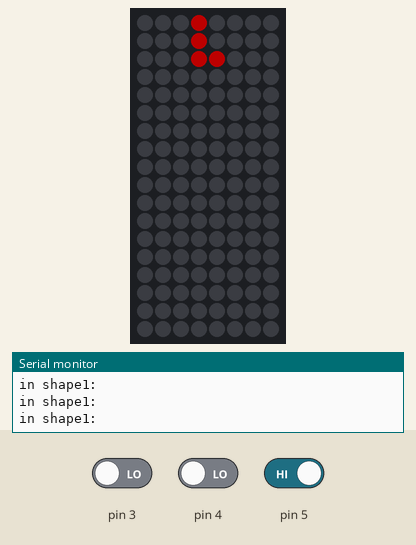
Bench run of a sketch on a simulated Arduino Uno, built with avr-gcc and run on an emulated ATmega328P. Parts: 8×18 RGB LED matrix (first LED top left, wired row by row), the last lines printed to the serial monitor. The inputs (shaded band) are chosen by the test bench; at power-on: pin 3 LOW, pin 5 HIGH, pin 4 LOW. Dim RGB values are drawn brighter than linear; random numbers use the default seed unless the sketch sets one.

Above: at 1.5 s.
1.6 s: pin 3 driven HIGH
At 2.47 s:
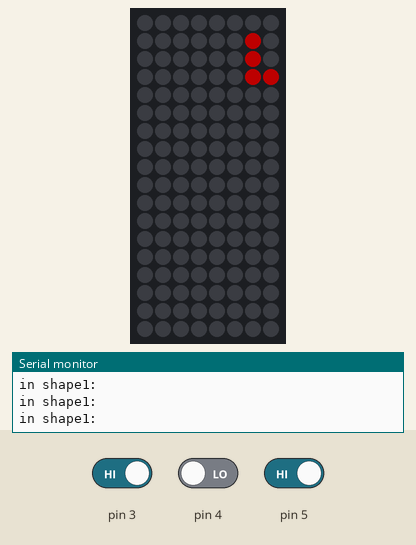
4.1 s: pin 5 driven LOW
At 6.2 s:
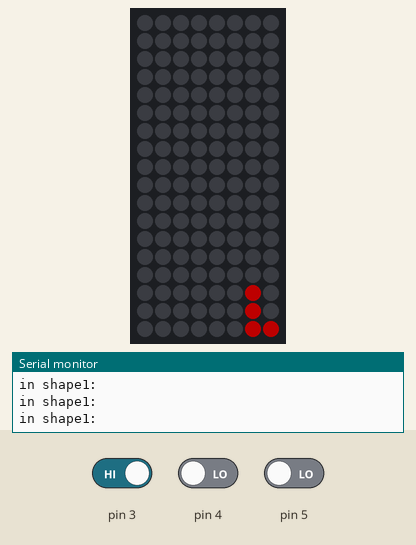
7.1 s: pin 4 driven HIGH
At 8.8 s:
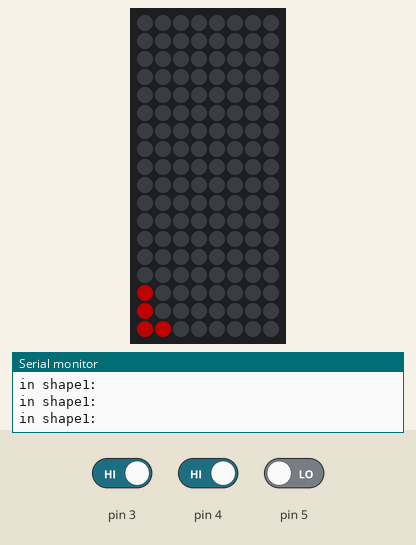
9.1 s: pin 5 driven HIGH
At 10.7 s:
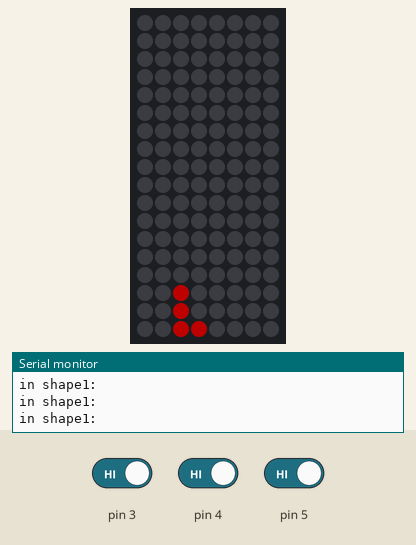
11.2 s: pin 4 driven LOW
At 12.07 s:
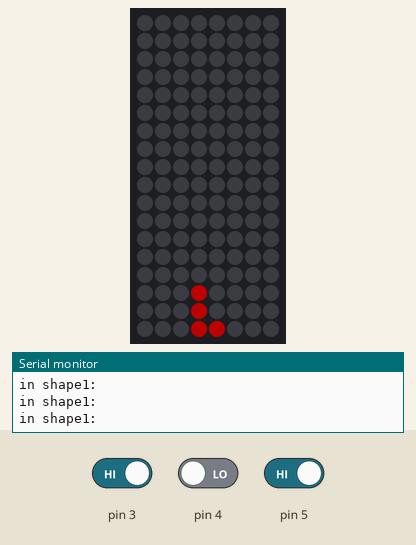
Timing chart, 0 to 14.2 s (numbered marks = the images above; inputs shaded):
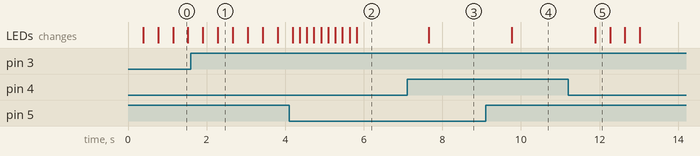

Measured:
- after the input at 7.1 s, the LEDs: change after 0.55 s (image 3)
- after the input at 9.1 s, the LEDs: change after 0.66 s (image 4)
- after the input at 11.2 s, the LEDs: change after 0.69 s (image 5)

The sketch:

Tet.ino
```cpp
#include <Adafruit_NeoPixel.h>
#include <Adafruit_GFX.h>
#include <Adafruit_NeoMatrix.h>

int rotate;
int down;
int downState;
int left;
int leftState;
int right;
int rightState;

Adafruit_NeoMatrix matrix = Adafruit_NeoMatrix(8, 18, 8,
  NEO_MATRIX_BOTTOM     + NEO_MATRIX_LEFT +
  NEO_MATRIX_COLUMNS + NEO_MATRIX_PROGRESSIVE,
  NEO_GRB            + NEO_KHZ800);

void setup() {
  Serial.begin(9600);

  matrix.begin();
  matrix.setBrightness(100);
  matrix.setTextColor( matrix.Color(255, 255, 255) );
  matrix.setTextWrap(false);

}

void loop() {
  down = digitalRead(3);
  left = digitalRead(4);
  right = digitalRead(5);

//  Serial.println(downState);

  if(down == 1){
    downState += 1;


    if(downState >=15){
      downState = 15;

//      generateShape();
      //nextShape();
      //generate a random random(0, 5) shape outside of loop() - in a function
      //set global state to whatever the new shape is
    }
  }

  if(left == 1){
    if(right == 0){
      leftState = 0;
    }

    delay(200);
    leftState += 1;
    rightState = 1;

    if(leftState >= 6){
      leftState = 6;
    }
  }

  if(right == 1){
    delay(200);
    rightState += 1;
    leftState = 0;

    if(rightState >=6){
      rightState = 6;
    }
  }

//  Serial.print(" right: ");
//  Serial.println(rightState);
//  delay(300);

  shape1(downState, rightState, leftState);
//  shape2();
}


void generateShape(){
  int randShape = random(0, 1) % 1;
  Serial.print("random: ");
  Serial.println(randShape);

  switch(randShape){
    case 0:
      shape1(downState, rightState, leftState);
      break;
    case 1:
      shape2();
      break;
  }

}


void shape1(int down, int right, int left){
  Serial.println("in shape1: ");
  clear();
  int downStep = down;
  int rightStep =  right;
  int leftStep = left;

  matrix.drawPixel(0 + (rightStep-leftStep), 0 + downStep, matrix.Color(225, 0, 0));
  matrix.drawPixel(0 + (rightStep-leftStep), 1 + downStep, matrix.Color(225, 0, 0));
  matrix.drawPixel(0 + (rightStep-leftStep), 2 + downStep, matrix.Color(225, 0, 0));
  matrix.drawPixel(1 + (rightStep-leftStep), 2 + downStep, matrix.Color(225, 0, 0));
  matrix.show();


//  int led2[2] = {0, 1 + downStep};
//  int led3[2] = {0, 2 + downStep};
//  int led4[2] = {1, 1 + downStep};
//
//  showStuff(led1, led2, led3, led4);
}

void shape2(){
  int led1[2] = {0, 2};
  int led2[2] = {0, 1};
  int led3[2] = {1, 1};
  int led4[2] = {0, 1};

}

void clear(){
  int rows = 8;
  int cols = 18;

  for(int i = 0; i <= rows; i++){
    for(int j = 0; j <= cols; j++){
      matrix.drawPixel(i, j, matrix.Color(0, 0, 0));
    }
  }
}
```
